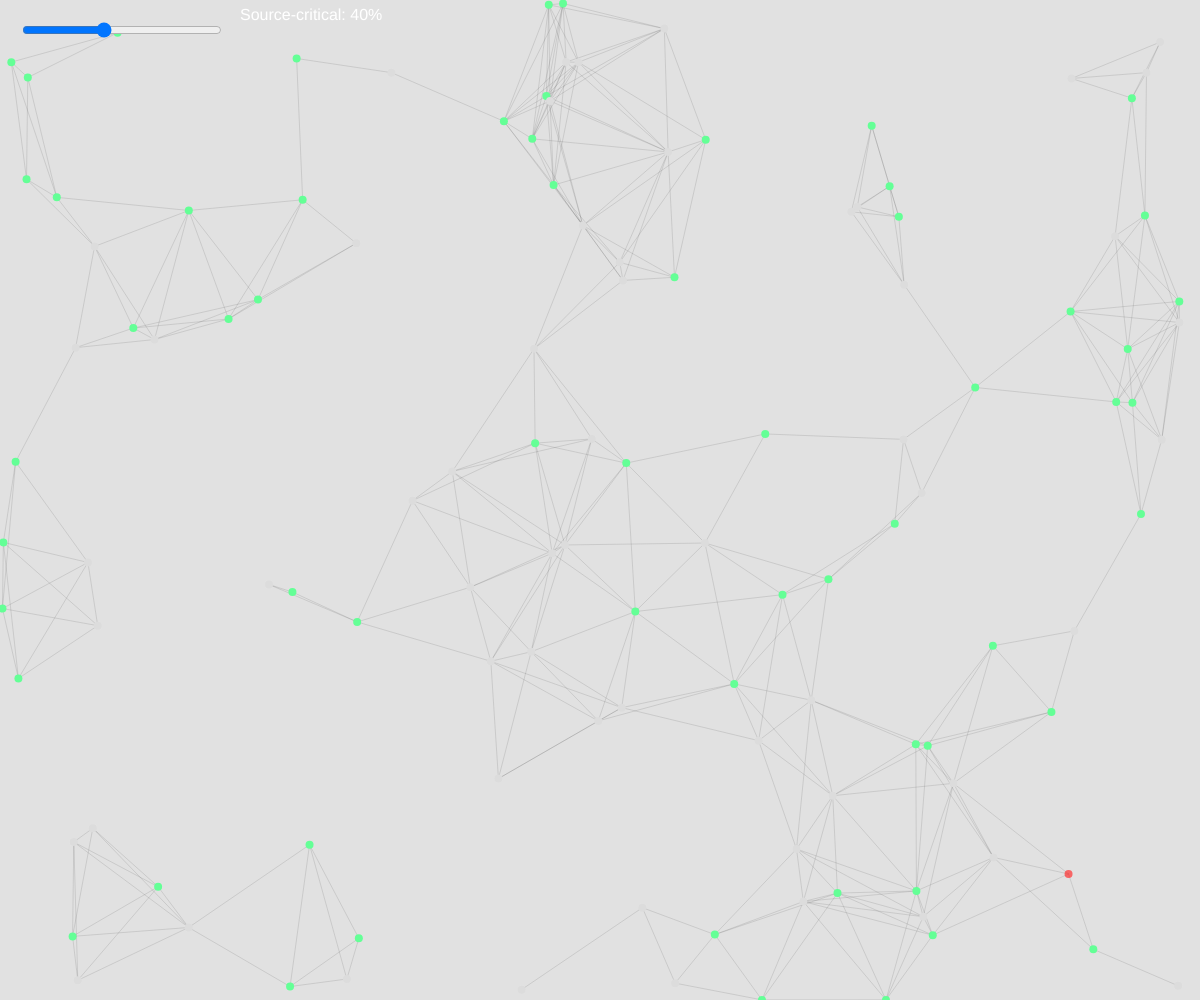
Frame 1 (no input)
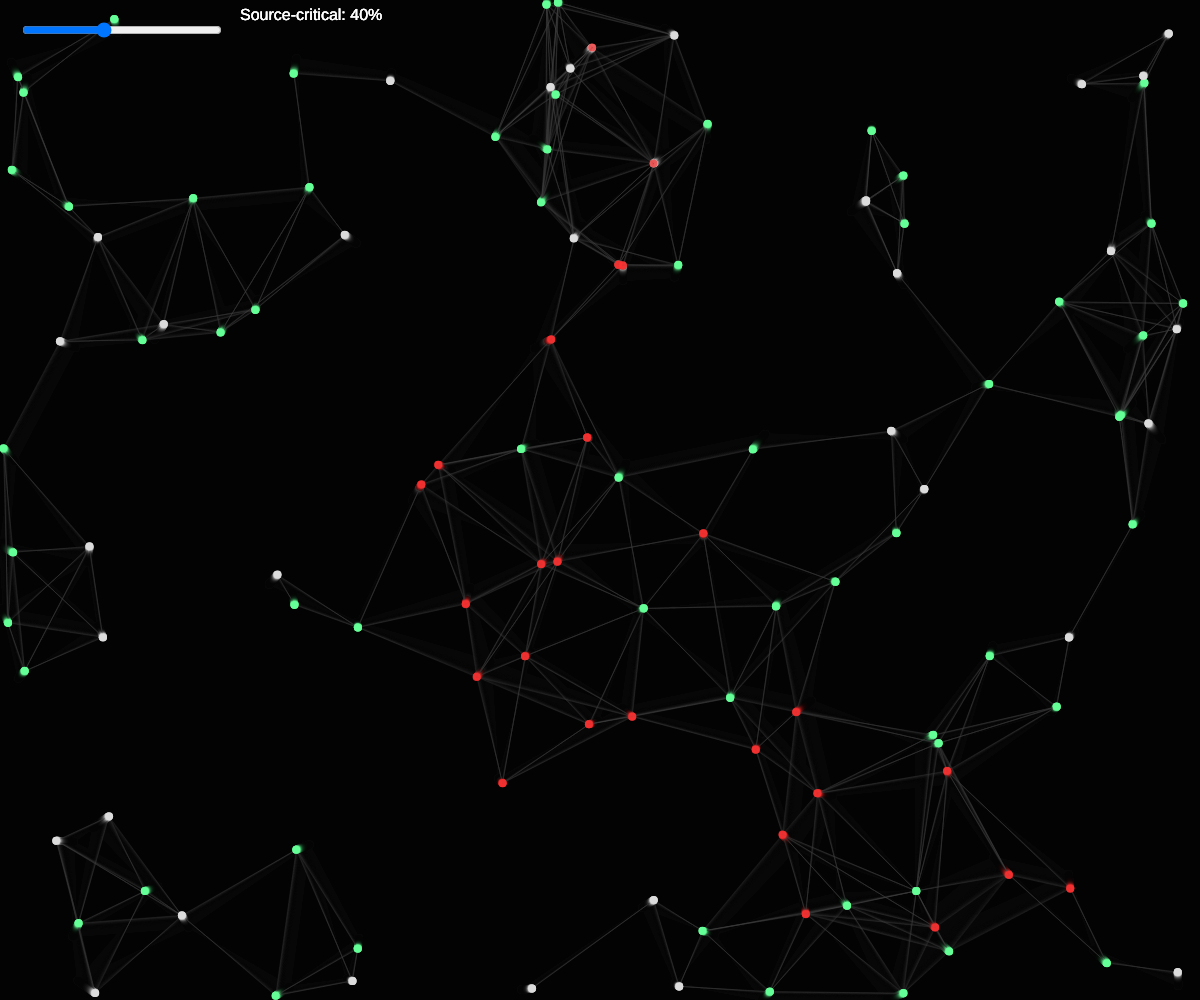
Frame 60 (no input)
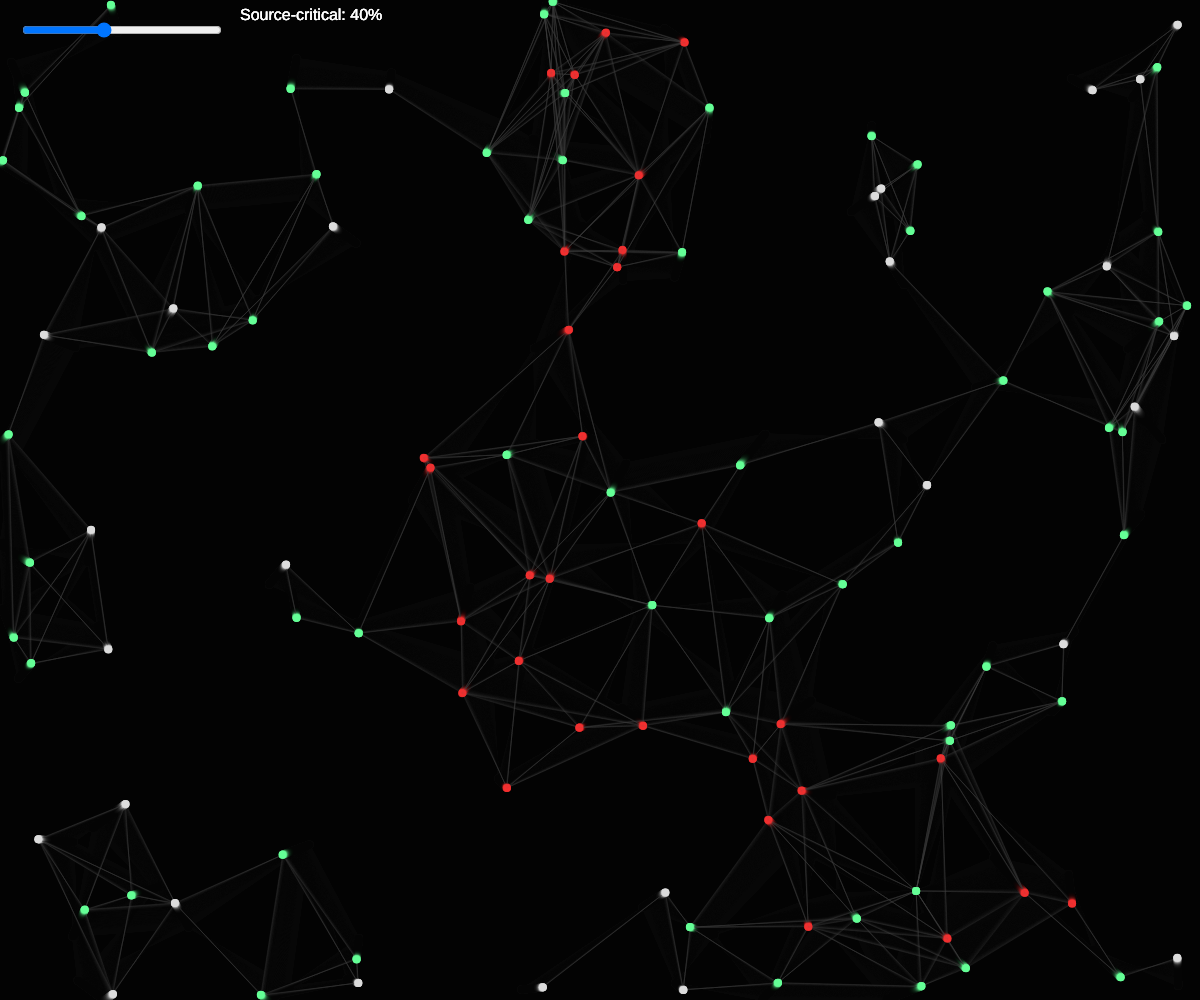
Frame 120 (the mouse pressed at the canvas centre since frame 60)

The p5.js sketch that drew these frames (run headless with seeded random() and noise() and a simulated clock; from frame 60 on, the mouse is pressed at the canvas centre):

// p5.js sketch
// ── sketch.js
let nodes = [];
let links = [];
let misinformation = [];
let slider;
let numNodes = 120;
let linkRadius = 150;
let spreadChance = 0.05;
let decayRate = 0.002;

function setup() {
  createCanvas(windowWidth, windowHeight);
  noStroke();
  
  slider = createSlider(0, 100, 40, 1);
  slider.position(20, 20);
  slider.style('width', '200px');
  
  createNetwork();
}

function createNetwork() {
  nodes = [];
  links = [];

  let immunity = slider.value() / 100;

  for (let i = 0; i < numNodes; i++) {
    nodes.push({
      x: random(width),
      y: random(height),
      vx: random(-0.3, 0.3),
      vy: random(-0.3, 0.3),
      state: random() < immunity ? "critical" : "neutral",
      timer: 0
    });
  }

  // Create links based on proximity
  for (let i = 0; i < numNodes; i++) {
    for (let j = i + 1; j < numNodes; j++) {
      let d = dist(nodes[i].x, nodes[i].y, nodes[j].x, nodes[j].y);
      if (d < linkRadius) {
        links.push({ a: i, b: j, weight: random(0.5, 1) });
      }
    }
  }

  // Start misinformation at one node
  let start = random(nodes);
  start.state = "misinfo";
  start.timer = 1;
}

function draw() {
  background(0, 30);
  let immunity = slider.value() / 100;
  
  fill(255);
  textSize(16);
  noStroke();
  text(`Source-critical: ${slider.value()}%`, 240, 20);

  // Update node positions (gentle floating motion)
  for (let n of nodes) {
    n.x += n.vx;
    n.y += n.vy;
    if (n.x < 0 || n.x > width) n.vx *= -1;
    if (n.y < 0 || n.y > height) n.vy *= -1;
  }

  // Spread misinformation along links
  for (let link of links) {
    let a = nodes[link.a];
    let b = nodes[link.b];

    // Draw faint link lines
    stroke(80, 80, 80, 40);
    strokeWeight(1);
    line(a.x, a.y, b.x, b.y);

    if (a.state === "misinfo" && b.state === "neutral" && random() < spreadChance) {
      b.state = "misinfo";
      b.timer = 1;
    }
    if (b.state === "misinfo" && a.state === "neutral" && random() < spreadChance) {
      a.state = "misinfo";
      a.timer = 1;
    }
  }

  // Update and draw nodes
  noStroke();
  for (let n of nodes) {
    if (n.state === "misinfo") {
      fill(255, 50, 50, 180);
      n.timer -= decayRate;
      if (n.timer < 0) {
        n.state = "neutral";
      }
    } else if (n.state === "critical") {
      fill(100, 255, 150);
    } else {
      fill(220);
    }
    circle(n.x, n.y, 8);
  }

  // If all misinfo fades out, restart automatically
  if (!nodes.some(n => n.state === "misinfo")) {
    if (frameCount % 200 === 0) {
      createNetwork();
    }
  }
}

function windowResized() {
  resizeCanvas(windowWidth, windowHeight);
}
